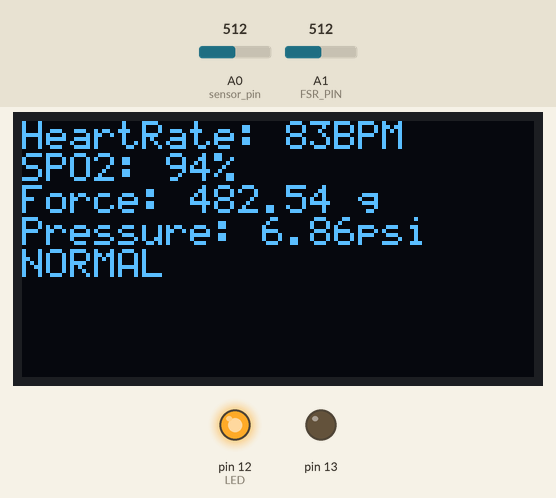
Bench run of a sketch on a simulated Arduino Uno, built with avr-gcc and run on an emulated ATmega328P. Parts: 128×64 one-colour display, output pins drawn as LEDs (lit = HIGH). The inputs (shaded band) are chosen by the test bench; at power-on: A0 (sensor_pin) = 512, A1 (FSR_PIN) = 512. What the sketch prints to the serial monitor is not drawn.

Above: at 1.2 s.
1.3 s: A0 (sensor_pin) set to 122
At 8.5 s:
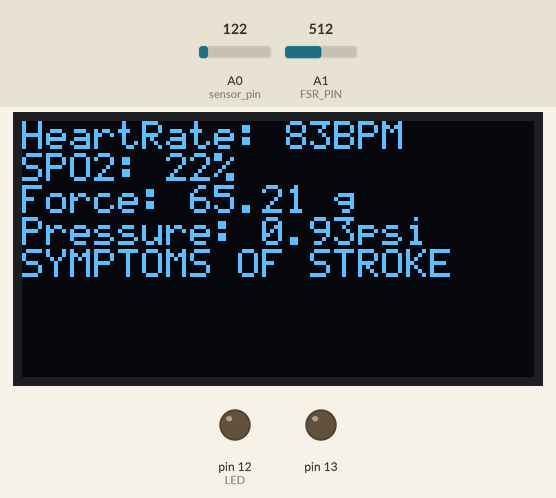
14.6 s: A1 (FSR_PIN) set to 141
At 24.6 s:
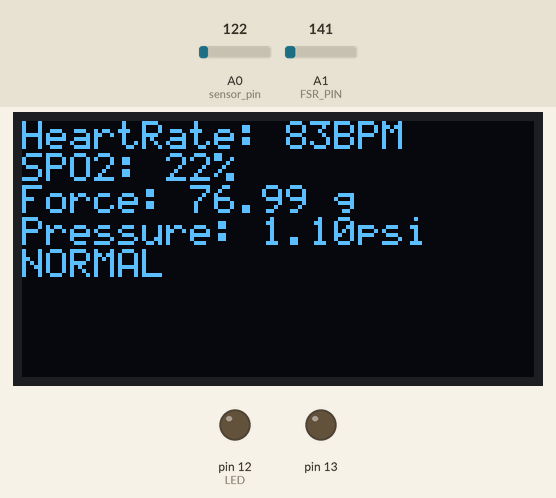
25.7 s: A1 (FSR_PIN) set to 124
At 30.5 s:
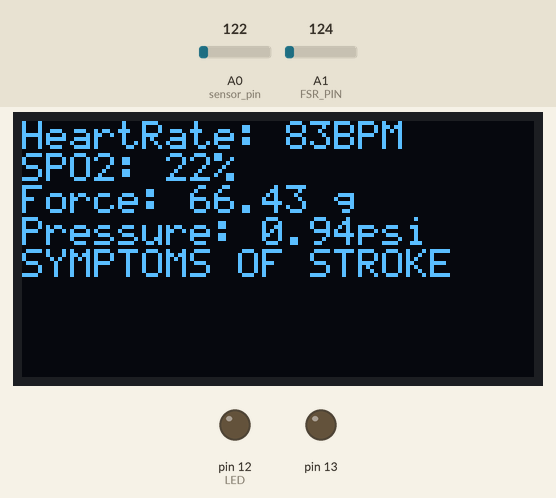
30.8 s: A1 (FSR_PIN) set to 60
At 35.2 s:
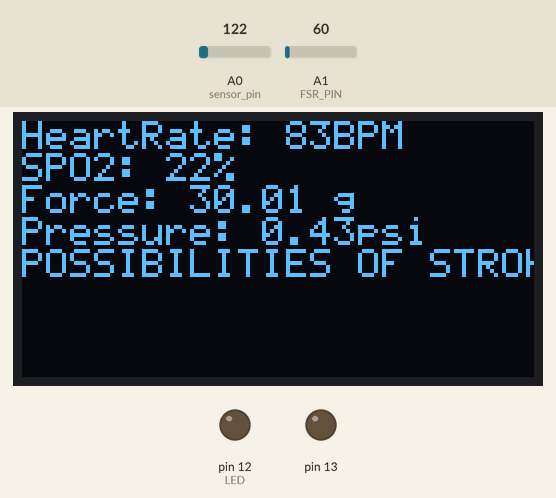
35.8 s: A1 (FSR_PIN) set to 1023
At 39.9 s:
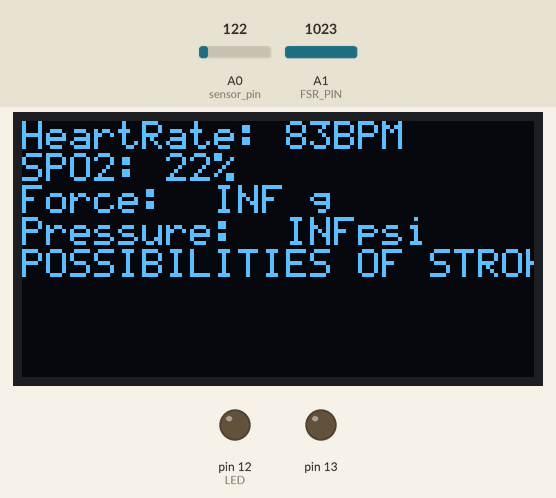
40.9 s: A1 (FSR_PIN) set to 0
At 45.0 s:
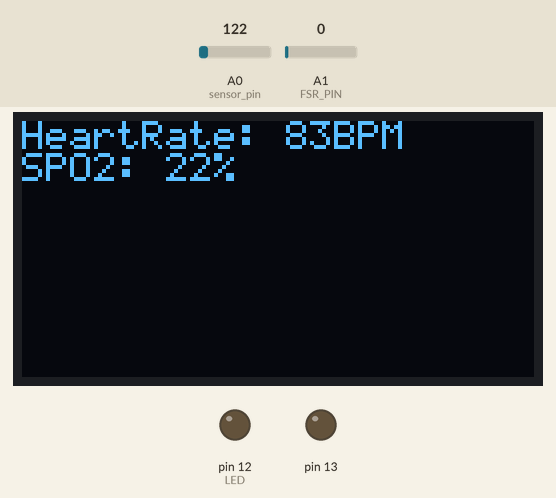
Timing chart, 0 to 46.5 s (numbered marks = the images above; inputs shaded):
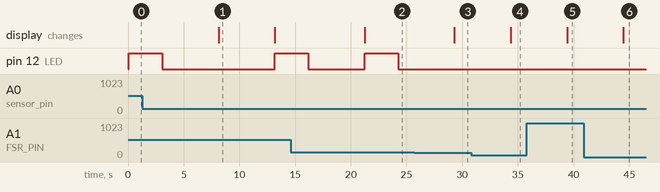

The sketch:

final.ino
```cpp
#include "SSD1306Ascii.h"
#include "SSD1306AsciiAvrI2c.h"
#define I2C_ADDRESS 0x3C
#define RST_PIN -1
char Incoming_value = 0;
SSD1306AsciiAvrI2c oled;
float val = 0;
int d;
const int FSR_PIN = A1;
const int LED = 12;
const float VCC = 4.98;
const float R_DIV = 3230.0;
int sensor_pin = 0;
//int led_pin = 13;

volatile int heart_rate;

volatile int analog_data;
void interruptSetup();
volatile int time_between_beats = 600;

volatile boolean pulse_signal = false;

volatile int beat[10];
volatile int peak_value = 512;

volatile int trough_value = 512;

volatile int thresh = 525;

volatile int amplitude = 100;

volatile boolean first_heartpulse = true;

volatile boolean second_heartpulse = false;

volatile unsigned long samplecounter = 0;   //This counter will tell us the pulse timing

volatile unsigned long lastBeatTime = 0;


void setup()

{
  pinMode(FSR_PIN, INPUT);
  pinMode(LED, OUTPUT);
  //pinMode(led_pin,OUTPUT);
  pinMode(13, OUTPUT);

  Serial.begin(9600);

  interruptSetup();

#if RST_PIN
  oled.begin(&Adafruit128x64, I2C_ADDRESS, RST_PIN);
#else
  oled.begin(&Adafruit128x64, I2C_ADDRESS);
#endif


}


void loop(){
  oled.clear();
  val = analogRead(sensor_pin);
  d=(val/5.4);
  int fsrADC = analogRead(FSR_PIN);
  oled.setFont(System5x7);
  int heart=heart_rate;
  if(heart>=85 or heart<=65)
  {
    if(heart<=120)
    {
      heart=83;
    }
    else if(heart<=150)
    {
      heart=76;
    }
    else if(heart<=170)
    {
      heart=80;
    }
    else{
    heart=79;
    }
}
  oled.println("HeartRate: " + String(heart) + "BPM");
  oled.setFont(System5x7);
  oled.println("SPO2: " + String(d) + "%");
  Serial.println(heart);
  Serial.println(d);

  if (fsrADC != 0)
  {
    float fsrV = fsrADC * VCC / 1023.0;

    float fsrR = R_DIV * (VCC / fsrV - 1.0);
    //Serial.println("Resistance: " + String(fsrR) + " ohms");

    float force;
    float PSI;
    float fsrG = 1.0 / fsrR;
    force =(fsrG / 0.000000642857);
    PSI=(force*0.0142233433);

    Serial.println(force);
    Serial.println(PSI);
    oled.setFont(System5x7);
    oled.println("Force: " + String(force) + " g");

    oled.setFont(System5x7);
    oled.println("Pressure: " + String(PSI) + "psi");

  if(((int)force)>70)
    {
       digitalWrite(LED,HIGH);
       Serial.println("NORMAL");
       oled.setFont(System5x7);
       oled.println("NORMAL");
       delay(3000);
       digitalWrite(LED,LOW);
    }
    //delay(500);

  else if( ((int)force)<70 and ((int)force)>50)
  {
    Serial.println("SYMPTOMS OF STROKE");
    oled.setFont(System5x7);
    oled.println("SYMPTOMS OF STROKE");
  }
  else
  {
    //no pressure
    Serial.println("POSSIBILITIES OF STROKE");
    oled.setFont(System5x7);
    oled.println("POSSIBILITIES OF STROKE");
  }

  }
delay(5000);

}


void interruptSetup()

{

  TCCR2A = 0x02;  // This will disable the PWM on pin 3 and 11

  OCR2A = 0X7C;   // This will set the top of count to 124 for the 500Hz sample rate

  TCCR2B = 0x06;  // DON'T FORCE COMPARE, 256 PRESCALER

  TIMSK2 = 0x02;  // This will enable interrupt on match between OCR2A and Timer

  sei();          // This will make sure that the global interrupts are enable

}


ISR(TIMER2_COMPA_vect)

{

  cli();

  analog_data = analogRead(sensor_pin);

  samplecounter += 2;

  int N = samplecounter - lastBeatTime;


  if(analog_data < thresh && N > (time_between_beats/5)*3)

    {

      if (analog_data < trough_value)

      {

        trough_value = analog_data;

      }

    }


  if(analog_data > thresh && analog_data > peak_value)

    {

      peak_value = analog_data;

    }

   if (N > 250)

  {

    if ( (analog_data > thresh) && (pulse_signal == false) && (N > (time_between_beats/5)*3) )

      {

        pulse_signal = true;

        time_between_beats = samplecounter - lastBeatTime;

        lastBeatTime = samplecounter;


       if(second_heartpulse)

        {

          second_heartpulse = false;

          for(int i=0; i<=9; i++)

          {

            beat[i] = time_between_beats; //Filling the array with the heart beat values

          }

        }


        if(first_heartpulse)

        {

          first_heartpulse = false;

          second_heartpulse = true;

          sei();

          return;

        }


      word runningTotal = 0;


      for(int i=0; i<=8; i++)

        {

          beat[i] = beat[i+1];

          runningTotal += beat[i];

        }


      beat[9] = time_between_beats;

      runningTotal += beat[9];

      runningTotal /= 10;

      heart_rate = 60000/runningTotal;

    }

  }

  if (analog_data < thresh && pulse_signal == true)

    {

      pulse_signal = false;

      amplitude = peak_value - trough_value;

      thresh = amplitude/2 + trough_value;

      peak_value = thresh;

      trough_value = thresh;

    }


  if (N > 2500)

    {

      thresh = 512;

      peak_value = 512;

      trough_value = 512;

      lastBeatTime = samplecounter;

      first_heartpulse = true;

      second_heartpulse = false;

    }


  sei();

}
```

Measured:
- the behaviour switches between 132 and 131 on A1 (FSR_PIN) (found by bisection; images 2 and 3)
- after the input at 1.3 s, the display: changes after 6.8 s (image 1)
- after the input at 14.6 s, the display: changes after 6.6 s (image 2)
- after the input at 25.7 s, pin 12 (LED): stays LOW (without the input it goes to HIGH after 3.6 s); the display: changes after 3.6 s (image 3)
- after the input at 30.8 s, the display: changes after 3.6 s (image 4)
- after the input at 35.8 s, the display: changes after 3.6 s (image 5)
- after the input at 40.9 s, the display: changes after 3.6 s (image 6)
